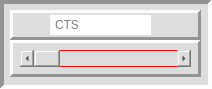
      <widget class="QFrame" name="frame_277">
       <property name="minimumSize">
        <size>
         <width>212</width>
         <height>89</height>
        </size>
       </property>
       <property name="styleSheet">
        <string notr="true">background-color: rgb(221, 221, 221);</string>
       </property>
       <property name="frameShape">
        <enum>QFrame::Panel</enum>
       </property>
       <property name="frameShadow">
        <enum>QFrame::Sunken</enum>
       </property>
       <property name="lineWidth">
        <number>4</number>
       </property>
       <property name="midLineWidth">
        <number>0</number>
       </property>
       <widget class="QFrame" name="frame_278">
        <property name="geometry">
         <rect>
          <x>10</x>
          <y>40</y>
          <width>191</width>
          <height>37</height>
         </rect>
        </property>
        <property name="styleSheet">
         <string notr="true"/>
        </property>
        <property name="frameShape">
         <enum>QFrame::Panel</enum>
        </property>
        <property name="frameShadow">
         <enum>QFrame::Raised</enum>
        </property>
        <property name="lineWidth">
         <number>3</number>
        </property>
        <widget class="QScrollBar" name="horizontalScrollBar_96">
         <property name="geometry">
          <rect>
           <x>10</x>
           <y>10</y>
           <width>171</width>
           <height>17</height>
          </rect>
         </property>
         <property name="minimumSize">
          <size>
           <width>171</width>
           <height>17</height>
          </size>
         </property>
         <property name="maximumSize">
          <size>
           <width>171</width>
           <height>17</height>
          </size>
         </property>
         <property name="styleSheet">
          <string notr="true"> border: 1px solid red</string>
         </property>
         <property name="orientation">
          <enum>Qt::Horizontal</enum>
         </property>
        </widget>
       </widget>
       <widget class="QFrame" name="frame_279">
        <property name="geometry">
         <rect>
          <x>10</x>
          <y>10</y>
          <width>191</width>
          <height>30</height>
         </rect>
        </property>
        <property name="frameShape">
         <enum>QFrame::Panel</enum>
        </property>
        <property name="frameShadow">
         <enum>QFrame::Raised</enum>
        </property>
        <property name="lineWidth">
         <number>3</number>
        </property>
        <property name="midLineWidth">
         <number>0</number>
        </property>
        <widget class="QLineEdit" name="lineEdit_96">
         <property name="geometry">
          <rect>
           <x>40</x>
           <y>5</y>
           <width>101</width>
           <height>20</height>
          </rect>
         </property>
         <property name="minimumSize">
          <size>
           <width>101</width>
           <height>20</height>
          </size>
         </property>
         <property name="maximumSize">
          <size>
           <width>101</width>
           <height>20</height>
          </size>
         </property>
         <property name="styleSheet">
          <string notr="true">QLineEdit {
 border: 3px solid wHITE;
	background-color: rgb(255, 255, 255);
}
</string>
         </property>
         <property name="placeholderText">
          <string>CTS</string>
         </property>
        </widget>
       </widget>
      </widget>
